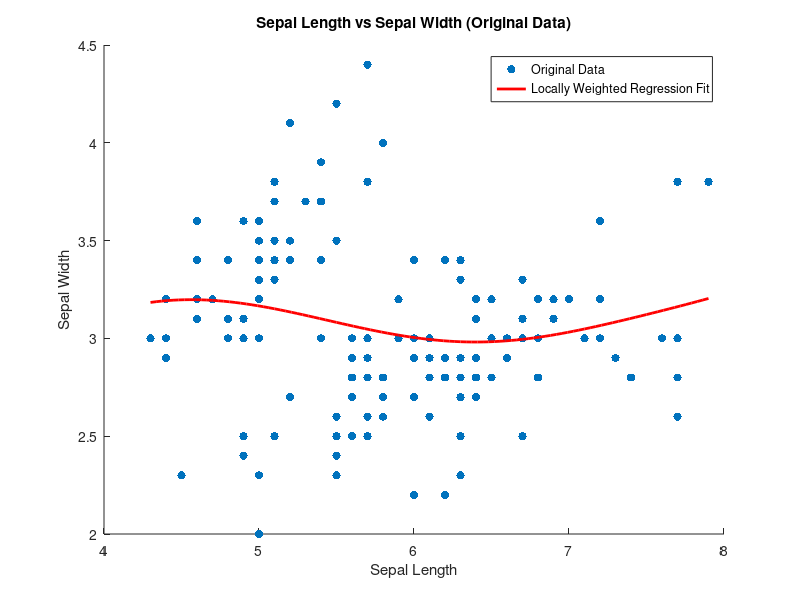

Here is the MATLAB script that generated this plot:
% Locally Weighted Regression (LWR) - Using Fisher Iris Dataset
clear; clc;

% Load the fisheriris dataset
load fisheriris;

X = meas(:,1); % Select Sepal Length (first feature) as input

Y = meas(:,2); % Select Sepal Width (second feature) as output

% Number of data points
m = length(X);

% Plot the original data points
figure;
scatter(X, Y, 'filled');
title('Sepal Length vs Sepal Width (Original Data)');
xlabel('Sepal Length');
ylabel('Sepal Width');
hold on;

% Parameters for Locally Weighted Regression
tau = 0.8; % Bandwidth parameter (controls the weight decay based on distance)
x_test = linspace(min(X), max(X), 100)'; % Points where we will compute predictions
y_pred = zeros(size(x_test)); % Initialize predictions

% Locally Weighted Regression (LWR) function
for i = 1:length(x_test)

% Compute weights for each training point
W = exp(-(X - x_test(i)).^2 / (2 * tau^2)); % Gaussian weighting

% Construct the weighted design matrix
X_design = [ones(m, 1), X]; % Add a column of ones for the intercept
W_matrix = diag(W); % Diagonal weight matrix

% Perform weighted linear regression to get theta
theta = (X_design' * W_matrix * X_design) \ (X_design' * W_matrix * Y);

% Predict the output for x_test(i)
y_pred(i) = [1, x_test(i)] * theta;
end

% Plot the fitted regression line
plot(x_test, y_pred, '-r', 'LineWidth', 2);
legend('Original Data', 'Locally Weighted Regression Fit');
hold off